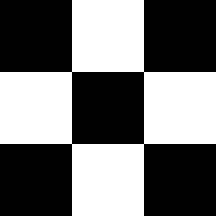
#> input picture 2.ProcessamentoIMG/tabuleiro.png, 216 x 216 px, found by its file name
$ jupyter execute OpenCV.ipynb
#> lines starting #> are read from the running program, lines starting #| are printed output that depends on the picture; after the words box and inside, x2 and y2 are one past the last pixel; in counts of white or black regions, pixels touching at a corner belong together
[cell 1]
import cv2 as cv
import numpy as np
import matplotlib.pyplot as plt
from IPython.display import Image

[cell 2]
img_path = '/Users/gabriel/MyProjectsGit/Computer Vision/Computer-Vision/2.ProcessamentoIMG/img.jpg' # Caminho da imagem
img2_path = '/Users/gabriel/MyProjectsGit/Computer Vision/Computer-Vision/2.ProcessamentoIMG/tabuleiro.png' # Caminho da imagem

[cell 3]
# Como mencionado no arquivo infoDIM.md, uma imagem é composta por pixels
# Para processarmos uma imagem, precisamos primeiro carregá-la e acessar seus pixels
# Cada pixel em uma imagem é representado por um número que indica sua cor
# Para que possamos trabalhar com a imagem, precisamos lê-la no programa, e para isso, utilizamos a função cv.imread()

[cell 4]
img = cv.imread(img2_path) # Carrega a imagem
#> img is the input picture: shape (216, 216, 3); 44.4% white; 1 white region, box (x1, y1, x2, y2) and area: (0, 0, 216, 216) 20736
plt.imshow(img) # Exibe a imagem
#> (this line was passed over: IPython is not available in this run)
print(img) # Exibe a matriz de pixels da imagem
#> (printed output is left out)

[cell 5]
# Como podemos ver a cor branca é representada por [255, 255, 255] e a cor preta por [0, 0, 0]

[cell 6]
# Acessar um pixel específico
# Para acessar um pixel específico, basta passar as coordenadas do pixel na matriz da imagem
# A matriz da imagem é composta por 3 camadas, cada uma representando uma cor (RGB)
print(img[0, 0]) # Acessa o pixel na posição (0, 0)
#| [0 0 0]
print(img[0, 100]) # Acessa o pixel na posição (0, 100)
#| [255 255 255]

[cell 7]
img_copy = img.copy() # Cria uma cópia da imagem
img_copy[2,2] = [0, 0, 255] # Muda a cor do pixel na posição (2, 2) para azul
#> img_copy: shape (216, 216, 3); under 0.01% of pixels changed, all inside (x1, y1, x2, y2) = (2, 2, 3, 3)
img_copy[2,3] = [0, 0, 255] # Muda a cor do pixel na posição (2, 3) para azul
#> img_copy: shape (216, 216, 3); mean B, G, R 113.3, 113.3, 113.3
img_copy[2:12, 2:12] = [0, 0, 255]  # Altera todos os pixels dessa área para azul
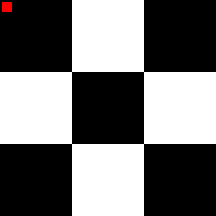
#> img_copy: shape (216, 216, 3); mean B, G, R 113.3, 113.3, 113.9
plt.imshow(img_copy) # Exibe a imagem
#> (this line was passed over: IPython is not available in this run)
print(img.shape)
#| (216, 216, 3)

[cell 8]
img = cv.imread(img_path) # Lê a imagem
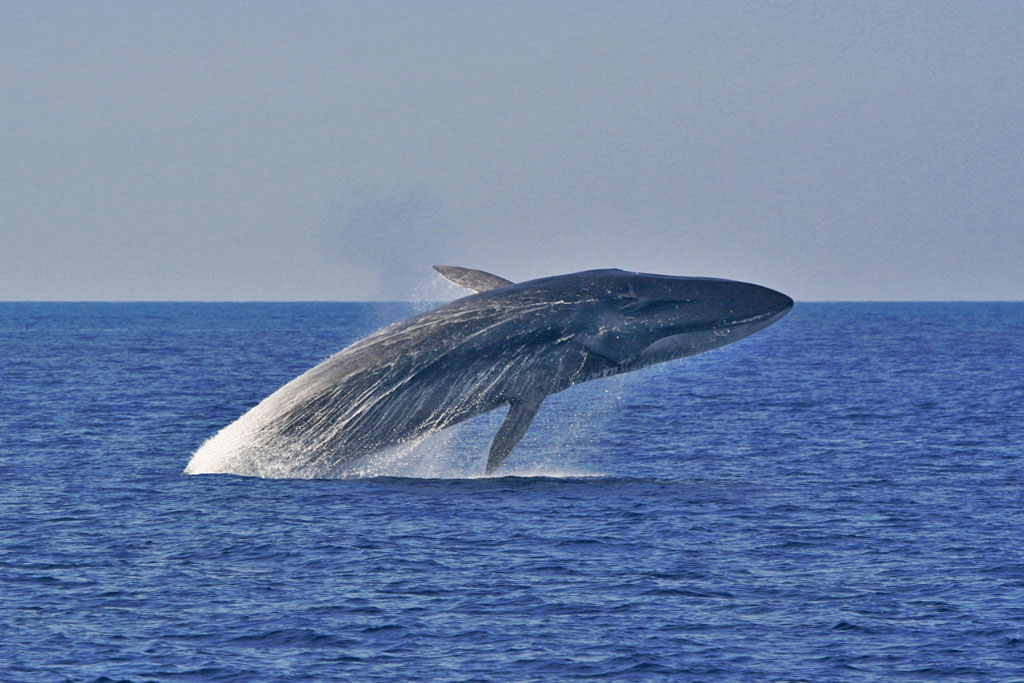
#> input picture 2.ProcessamentoIMG/img.jpg, 1024 x 683 px, found by its file name
#> img is the input picture: shape (683, 1024, 3); mean B, G, R 164.6, 128.4, 106.2
plt.imshow(img) # Mostra a imagem lida num plot
#> (this line was passed over: IPython is not available in this run)

[cell 9]
# Quando lemos uma imagem com o OpenCV, ela é lida no formato BGR (Blue, Green, Red)
# Para converter para RGB, utilizamos o método cv.cvtColor()
img_rgb = cv.cvtColor(img, cv.COLOR_BGR2RGB)
plt.imshow(img_rgb)
#> (this line was passed over: IPython is not available in this run)

[cell 10]
# Para converter a imagem para escala de cinza, utilizamos o método cv.cvtColor() com a flag cv.COLOR_BGR2GRAY
img_gray = cv.cvtColor(img, cv.COLOR_BGR2GRAY)  # Converte a imagem para escala de cinza
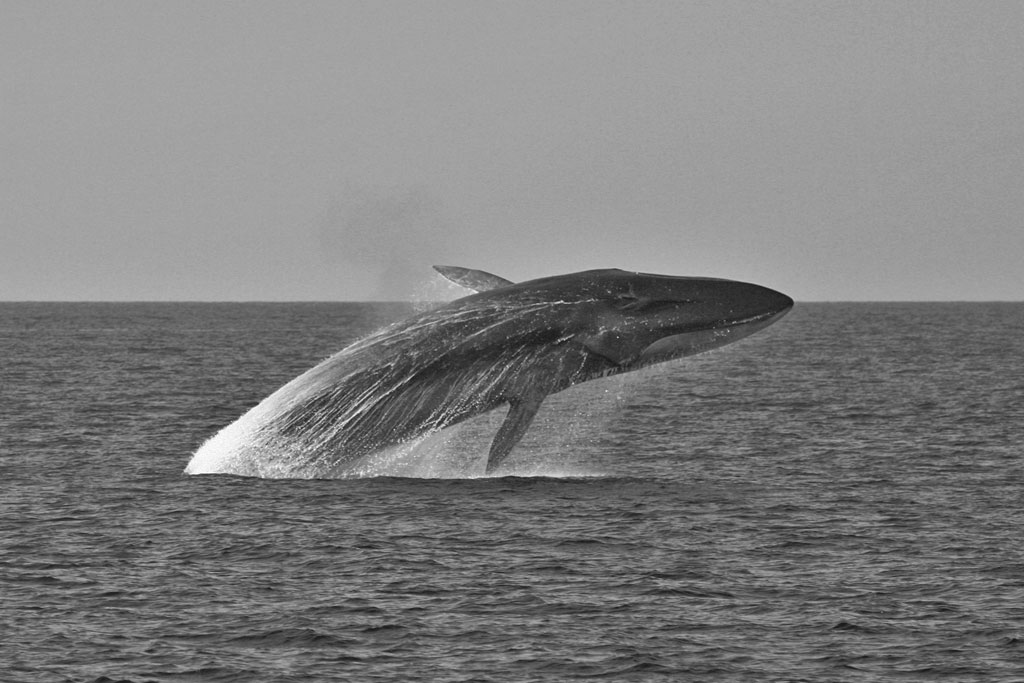
#> img_gray: shape (683, 1024); min 21, max 254, mean 125.9
plt.imshow(img_gray, cmap='gray')  # Mostra a imagem em escala de cinza
#> (this line was passed over: IPython is not available in this run)

[cell 11]
# Aplicar uma máscara na imagem
# Uma máscara é uma matriz que contém valores 0 e 1
retval, img_mask = cv.threshold(img_gray, 200, 255, cv.THRESH_BINARY)  # Cria uma máscara binária
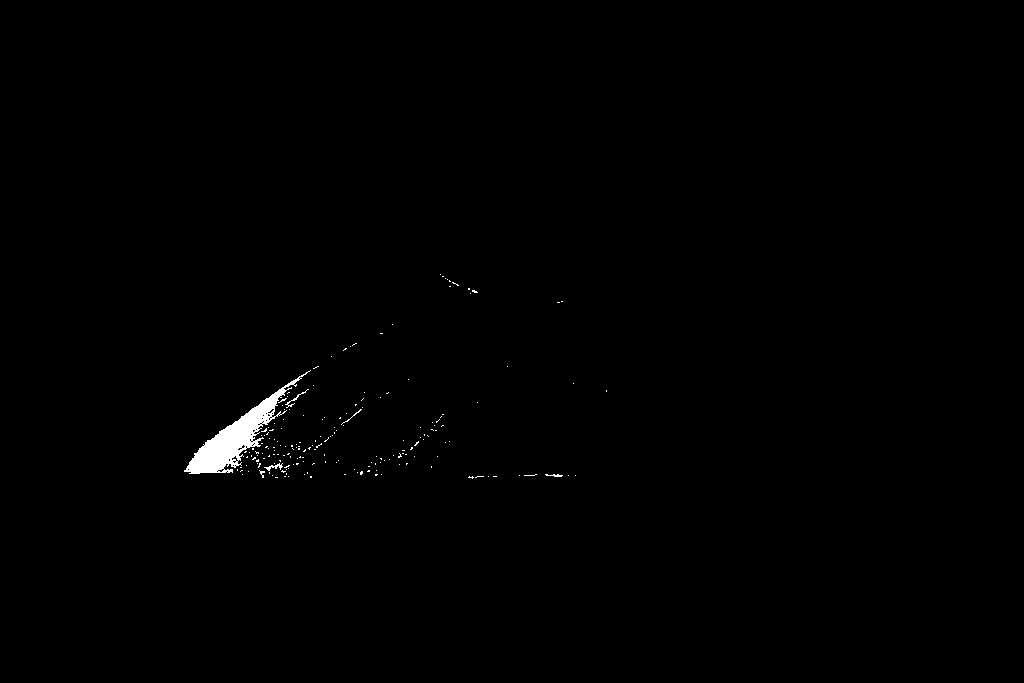
#> img_mask: shape (683, 1024); 0.52% white; 191 white regions (185 under 20 px), largest, box (x1, y1, x2, y2) and area: (184, 370, 311, 474) 2966, (264, 463, 283, 471) 56, (285, 389, 309, 408) 54, (545, 474, 563, 477) 32, (341, 409, 362, 425) 29, (259, 470, 265, 478) 20
plt.imshow(img_mask, cmap='gray')  # Mostra a máscara
#> (this line was passed over: IPython is not available in this run)

[cell 12]
#Inverter a máscara
img_mask_inv = cv.bitwise_not(img_gray)
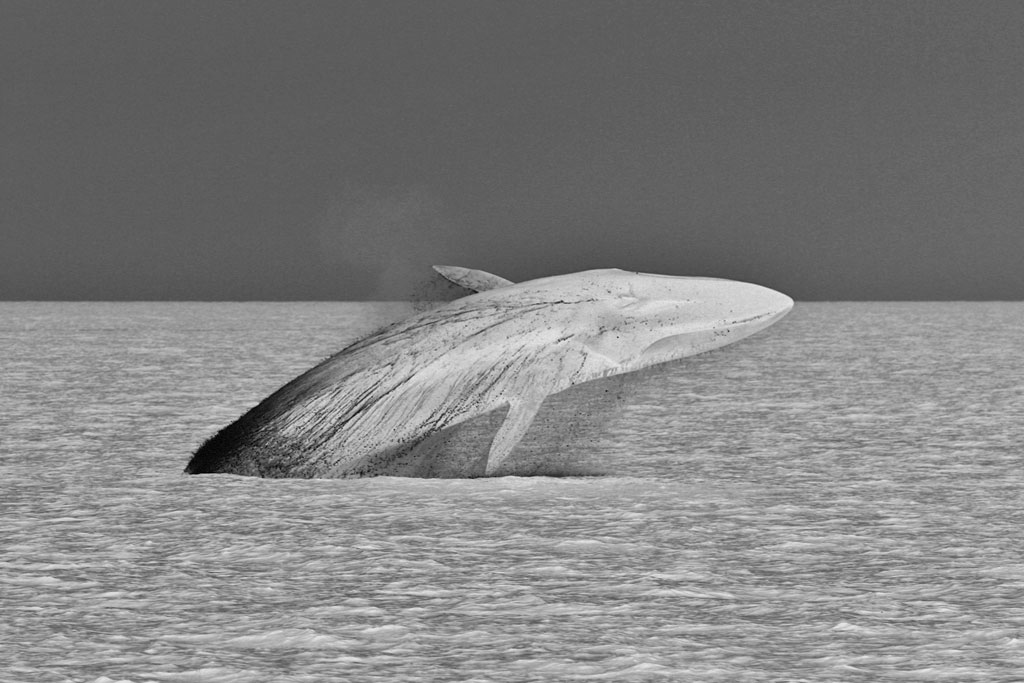
#> img_mask_inv: shape (683, 1024); min 1, max 234, mean 129.1
plt.imshow(img_mask_inv, cmap='gray')
#> (this line was passed over: IPython is not available in this run)
